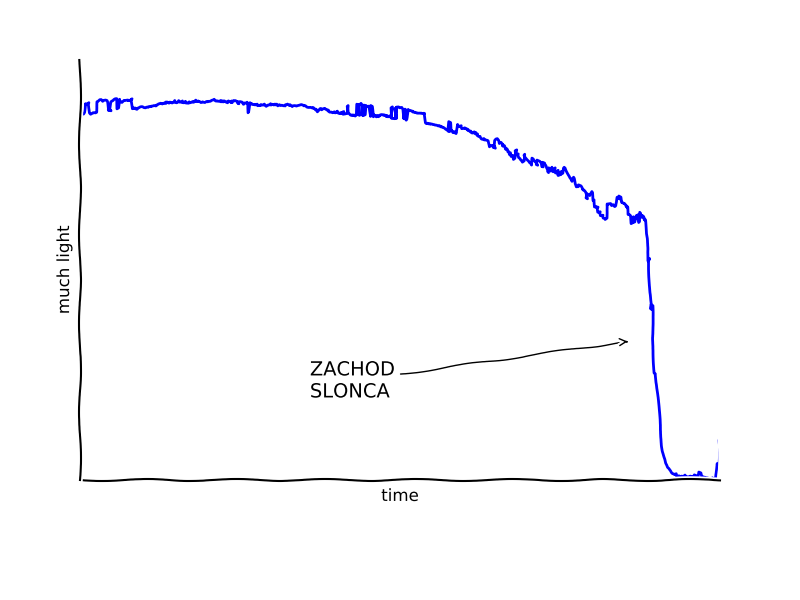
#> input picture suntrace.png, 800 x 600 px; its folder holds only this picture in this run
$ python -i colorhistogram.py   (imports and definitions only)
#> lines starting #> are read from the running program, lines starting #| are printed output that depends on the picture
from glob import glob
from random import random
import numpy as np
import matplotlib
# [1 line not run here, left out]
import matplotlib.pyplot as plt
import os
import cv2
import pickle
from sklearn.cluster import KMeans

def centroid_histogram(clt):
    # grab the number of different clusters and create a histogram
    # based on the number of pixels assigned to each cluster
    numLabels = np.arange(0, len(np.unique(clt.labels_)) + 1)
    (hist, _) = np.histogram(clt.labels_, bins = numLabels)

    # normalize the histogram, such that it sums to one
    #hist = hist.astype("float")
    #hist /= hist.sum()

    # return the histogram
    return hist

def plot_colors(hist, centroids):
    # initialize the bar chart representing the relative frequency
    # of each of the colors
    bar = np.zeros((50, 300, 3), dtype = "uint8")
    startX = 0

    # loop over the percentage of each cluster and the color of
    # each cluster
    for (percent, color) in zip(hist, centroids):
            # plot the relative percentage of each cluster
            endX = startX + (percent * 300)
            cv2.rectangle(bar, (int(startX), 0), (int(endX), 50),
                    color.astype("uint8").tolist(), -1)
            startX = endX

    # return the bar chart
    return bar

def make_histogram(picpath, plotname = 'colors.png', clusters = 5):
#> called with picpath = 'suntrace.png', plotname = 'colors.png', clusters = 5
    img_full = cv2.imread(picpath)
#> img_full is the input picture: shape (600, 800, 3); mean B, G, R 253, 250.9, 250.9
    # Cut buildings
    img = img_full[0:800,:,:]
    small = cv2.resize(img, (0,0), fx=0.3, fy=0.3)
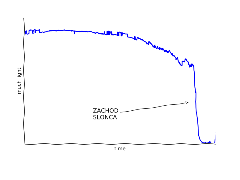
#> small: shape (180, 240, 3); mean B, G, R 253.2, 251.1, 251.1
    small = cv2.cvtColor(small, cv2.COLOR_BGR2RGB)
    small = small.reshape((small.shape[0] * small.shape[1],3))

    clt = KMeans(n_clusters=clusters)
    clt.fit(small)
    colors = clt.cluster_centers_
    # Normalize colors for matplotlib rgb 0-1 style
    colors = colors/255.
    hist = centroid_histogram(clt)
    paint_histo(hist, colors, plotname)

    return plotname

def paint_histo(histogram, colors, plotname):

#> called with histogram = array of shape (5,), colors = array of shape (5, 3), plotname = 'colors.png'
    with plt.xkcd():
        fig = plt.figure()
        ax = fig.add_axes((0.1, 0.2, 0.8, 0.7))

        # Custom color bars
        for it, scor in enumerate(histogram):
            ax.bar([it - 0.3], scor, 0.6, color=colors[it])

        # What
        ax.spines['right'].set_color('none')
        ax.spines['top'].set_color('none')
        ax.xaxis.set_ticks_position('bottom')
        ax.set_xticks([])
    #    ax.set_xlim([-0.5, 1.5])
        #ax.set_ylim([0, 110])
        plt.yticks([])

        plt.title(" ")

        fig.text(
            0.5, 0.05,
            'dominant colors',
            ha='center')

    fig.savefig(plotname)
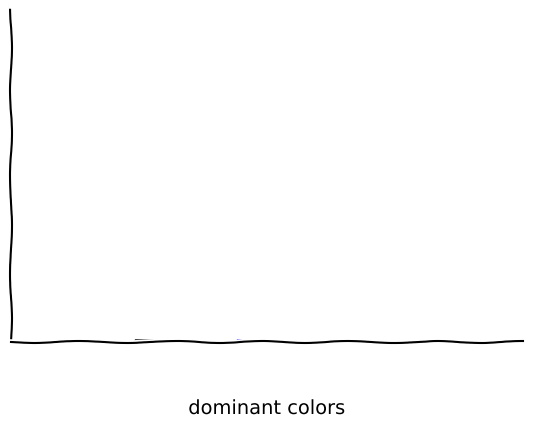
#> figure drawn by matplotlib, 1 panel
    #plt.show()

>>> result = make_histogram('suntrace.png')
